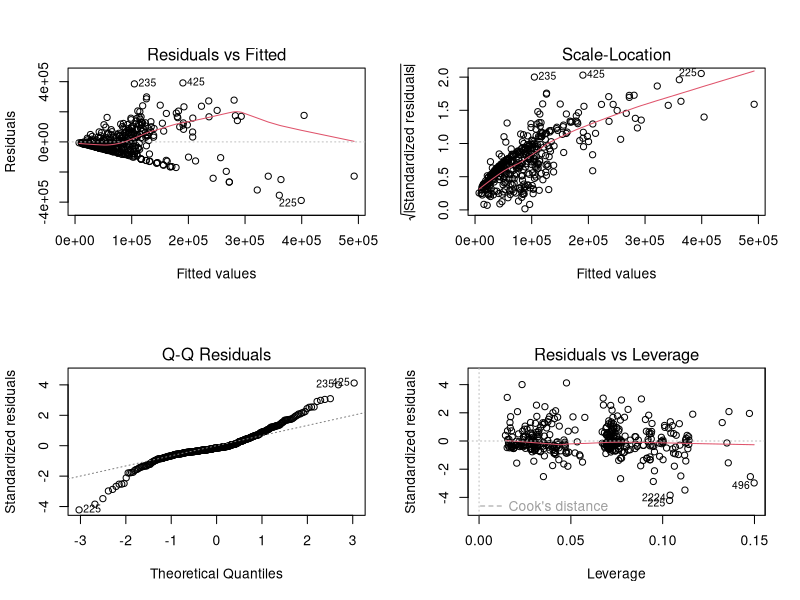
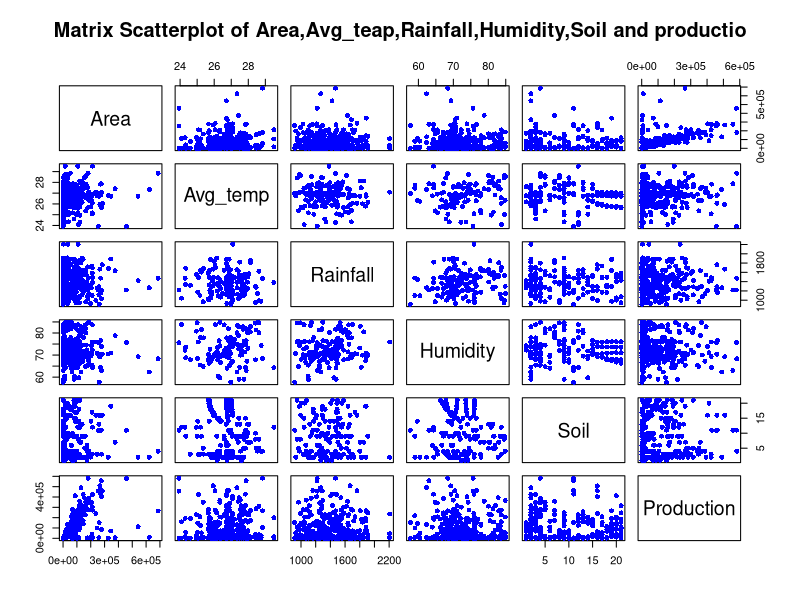

Write the R code that produced these figures, in order.
# Multiple Linear Regression

# Importing the dataset
dataset = read.csv('fdata.csv')
dataset = dataset[grep("Rice", dataset$Crop, ignore.case=T),]
dataset = dataset[,c("Area","Avg_temp","Rainfall","Humidity","Soil","Production")]

# Encoding categorical data
dataset$Soil = factor(dataset$Soil,
                       levels = c('RED AND YELLOW SOIL&RED SOIL', 'BLACK SOIL &RED SOIL',
                                  'ALLUVIAL SOIL & LITERITE SOIL & SALINE SOIL',
                                  'LITERITE SOIL & RED SOIL & RED AND BLACK SOIL',
                                  'ALLUVIAL SOIL  & LITERITE SOIL &SALINE SOIL',
                                  'SALINE SOIL & LITERITE SOIL & ALLUVIAL SOIL',
                                  'ALLUVIAL SOIL  & LITERITE SOIL & BLACK',
                                  'RED SOIL & RED AND YELLOW SOIL', 'RED SOIL & LITERITE SOIL',
                                  'LITERITE SOIL & BROWN FOREST',
                                  'ALLUVIAL SOIL & BLACK & BROWN FOREST & SALINE SOIL',
                                  'ALLUVIAL SOIL & LITERITE SOIL', 'ALLUVIAL SOIL & SALINE SOIL',
                                  'ALLUVIAL SOIL & LITERITE SOIL & RED SOIL', 'RED SOIL',
                                  'RED SOIL & LITERITE SOIL & ALLUVIAL SOIL',
                                  'ALLUVIAL SOIL & BLACK& RED SOIL', 'BLACK SOIL  & RED SOIL',
                                  'RED AND BLACK SOIL & RED AND YELLOW SOIL',
                                  'RED SOIL & BLACK SOIL & BROWN FOREST',
                                  'RED SOIL & LITERITE SOIL & RED AND YELLOW SOIL'),
                       labels = c(1, 2, 3, 4, 5, 6, 7 , 8, 9, 10, 11, 12 , 13, 14 ,15, 16, 17, 18, 19, 20, 21))

# Splitting the dataset into the Training set and Test set
# install.packages('caTools')
library(caTools)
set.seed(123)
split = sample.split(dataset$Production, SplitRatio = 0.8)
training_set = subset(dataset, split == TRUE)
test_set = subset(dataset, split == FALSE)

# Feature Scaling
#training_set = scale(training_set)
#test_set = scale(test_set)

# Fitting Multiple Linear Regression to the Training set
regressor = lm(formula = Production ~ .,
               data = training_set)

# Predicting the Test set results
y_pred = predict(regressor, newdata = test_set)

# Other useful functions 
coefficients(regressor) # model coefficients
confint(regressor, level=0.95) # CIs for model parameters 
fitted(regressor) # predicted values
residuals(regressor) # residuals
anova(regressor) # anova table 
vcov(regressor) # covariance matrix for model parameters 
influence(regressor) # regression diagnostics


# Building the optimal model using Backward Elimination
regressor = lm(formula = Production ~ Area + Avg_temp + Rainfall + Humidity + Soil,
               data = dataset)
summary(regressor)


# diagnostic plots 
layout(matrix(c(1,2,3,4),2,2)) # optional 4 graphs/page 
plot(regressor)

# Plot matrix of all variables.
newdata = training_set[,c(1:6)]
summary(newdata)
plot(newdata, pch=16, col="blue", main="Matrix Scatterplot of Area,Avg_teap,Rainfall,Humidity,Soil and productio")
